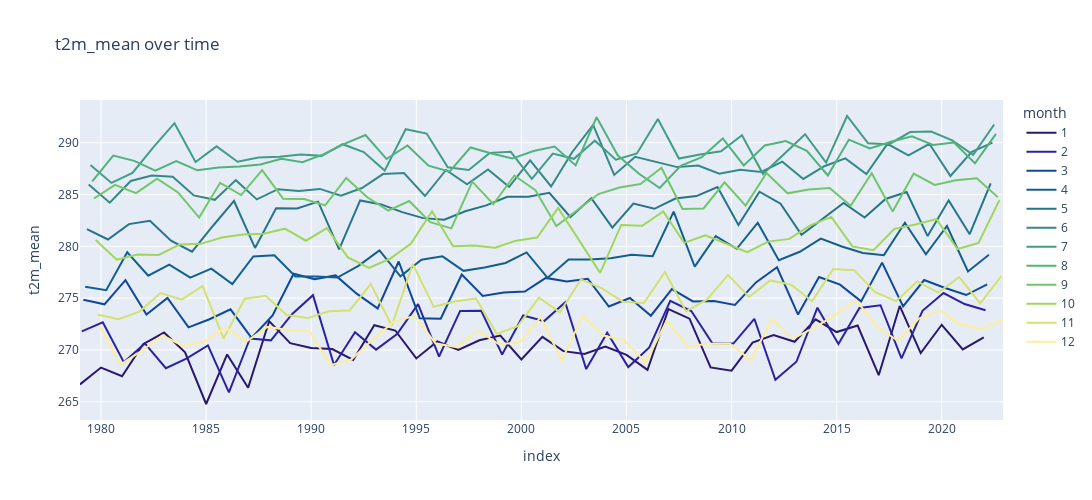

Notebook code for this chart:
### Code cell
fig = px.line(

    data_frame = df,
    x = "index",
    y = "t2m_mean",
    title = "t2m_mean over time",
    color = "month",

    width = 1500,
    height = 500,
    color_discrete_sequence = plt_style_c,
)

fig.show()
